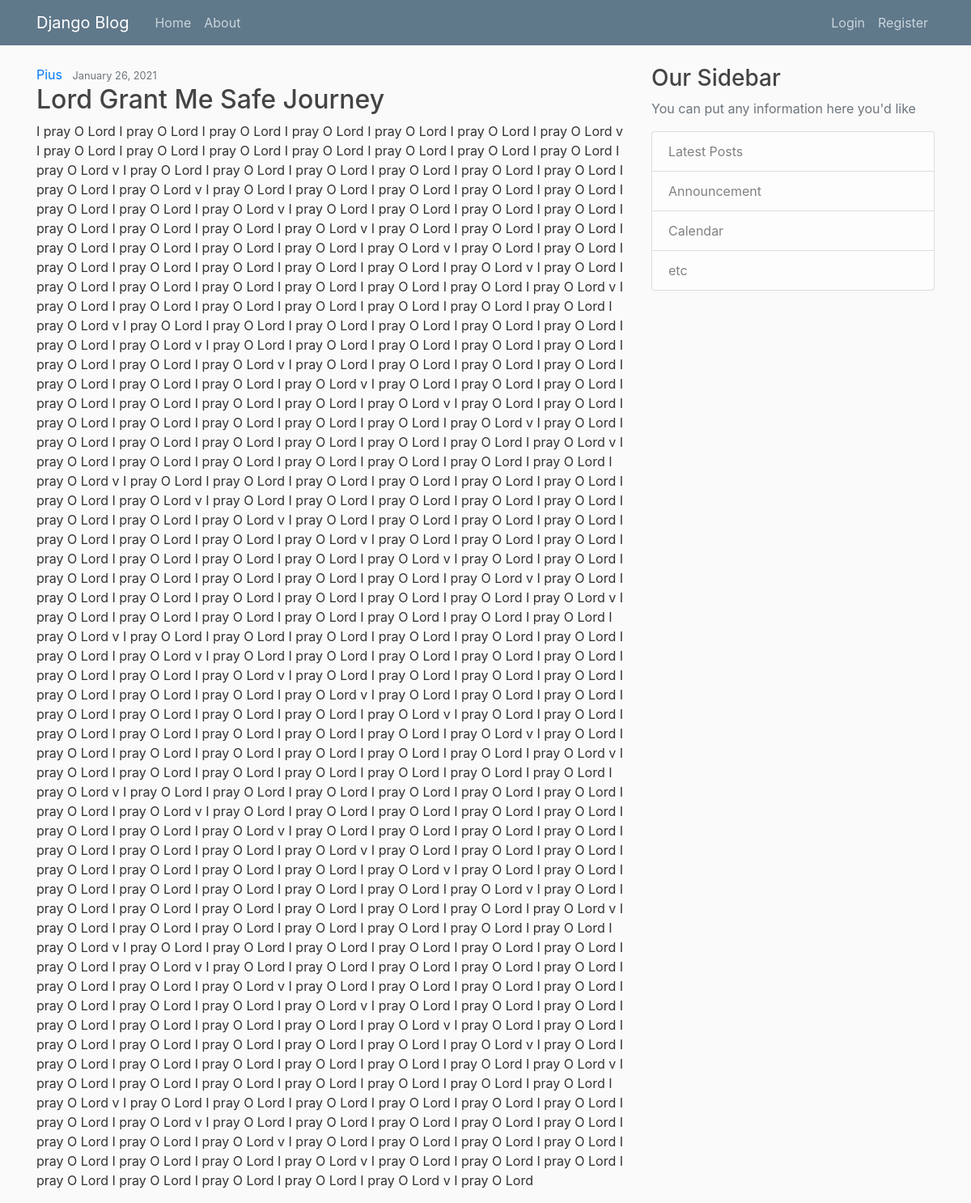
Screenshot of /post/11/ with the database file from the repository.
### blog/models.py (models this page shows, shortened)
class Post(models.Model):
    title = models.CharField(max_length=100)
    content = models.TextField()
    date_posted = models.DateTimeField(default=timezone.now)
    author = models.ForeignKey(User, on_delete=models.CASCADE)

### blog/views.py (the view)
# urls.py: path('post/<int:pk>/', PostDetailView.as_view(), name= 'post-detail'),
class PostDetailView(DetailView):
    model = Post

### blog/Templates/blog/post_detail.html (shortened to what this page needs)
{% extends "blog/base.html" %}
{% block content %}
<article class="media content-section">
    <div class="media-body">
        <div class="article-metadata">
            <a class="mr-2" href="{% url 'user-posts' object.author.username %}">
                {{ object.author }}
            </a>
            <small class="text-muted"> {{ object.date_posted|date:"F d, Y" }} </small>
        </div>
        <h2 class="article-title">{{ object.title }}</h2>
        <p class="article-content"> {{ object.content }} </p>
    </div>
</article>
{% endblock content %}

### blog/static/blog/main.css (style rules this page uses)
body { background: #fafafa; color: #333333; margin-top: 5rem }
h1, h2, h3, h4, h5, h6 { color: #444444 }

### rows the page displays
Post: author "Pius", date_posted "January 26, 2021", title "Lord Grant Me Safe Journey", content "I pray O Lord I pray O Lord I pray O Lord I pray O Lord I pray O Lord I pray O Lord I pray O Lord v I pray O Lord I pray O Lord I pray O Lord I pray O Lord I pray O Lord I pray O Lord I pray O Lord I pray O Lord v I pray O Lord I pray O Lord I pray O Lord I pray O Lord I pray O Lord I pray O Lord I pray O Lord I pray O Lord v I pray O Lord I pray O Lord I pray O Lord I pray O Lord I pray O Lord I pray O Lord I pray O Lord I pray O Lord v I pray O Lord I pray O Lord I pray O Lord I pray O Lord I pray O Lord I pray O Lord I pray O Lord I pray O Lord v I pray O Lord I pray O Lord I pray O Lord I pray O Lord I pray O Lord I pray O Lord I pray O Lord I pray O Lord v I pray O Lord I pray O Lord I…"
